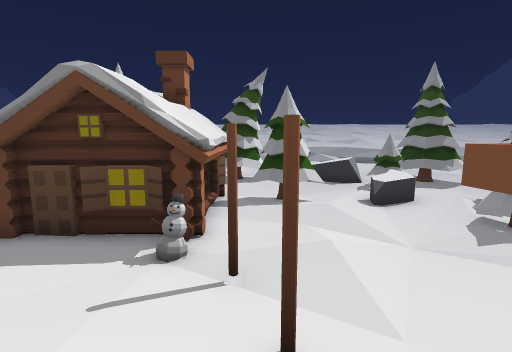
view 1 (above)

24 first-person views from a walk through a Unity game level. The camera is 1.5 m above the floor, tilts 8° down and sees 85° across. The floor is counted in squares, 0.72 m on a side. Each view is taken from the middle of a square. On the plan, view 1 faces up. The plan holds only what a view shows up to about 17 squares ahead; the rest is blank. The place goes on beyond the plan. The player is left out. Some surface patterns are stand-ins.

view 2
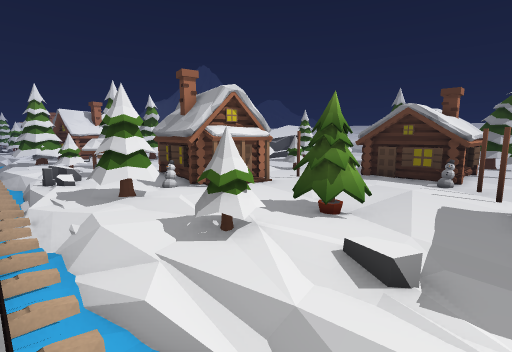

view 3
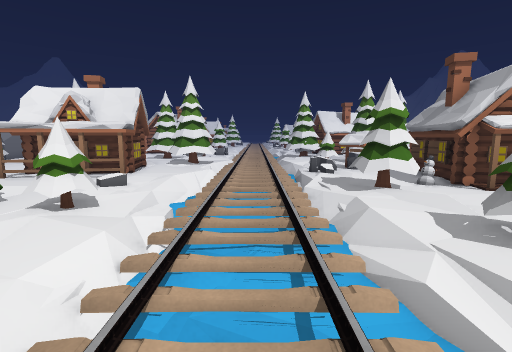

view 4
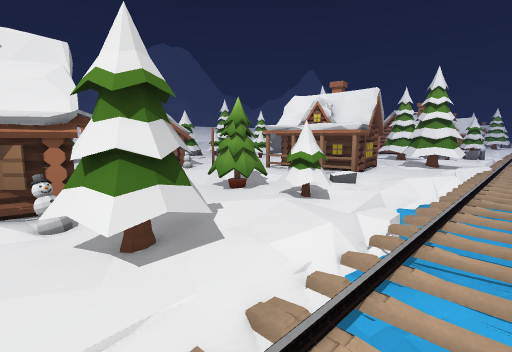

view 5
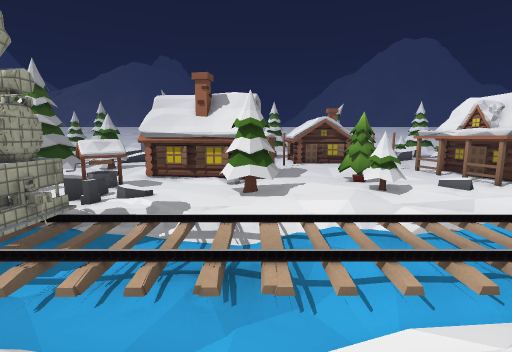

view 6
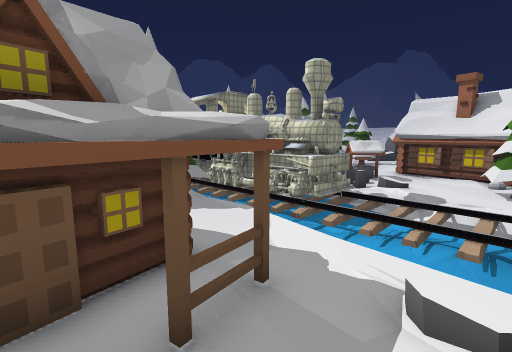

view 7
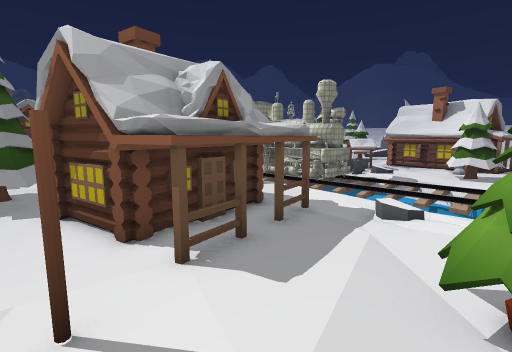

view 8
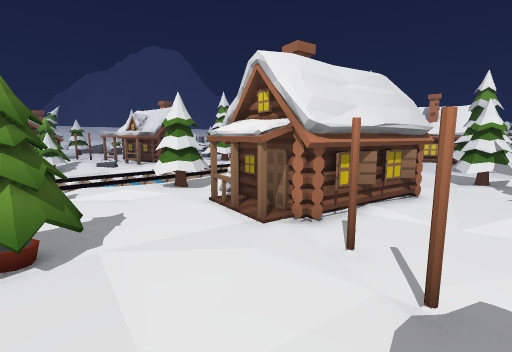

view 9
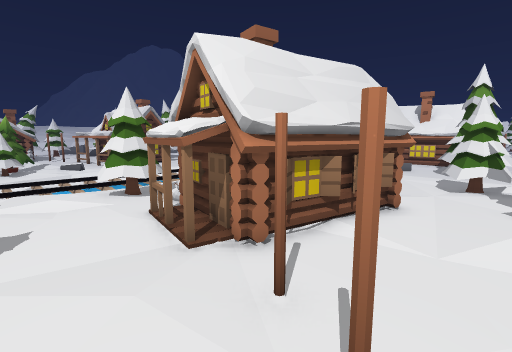

view 10
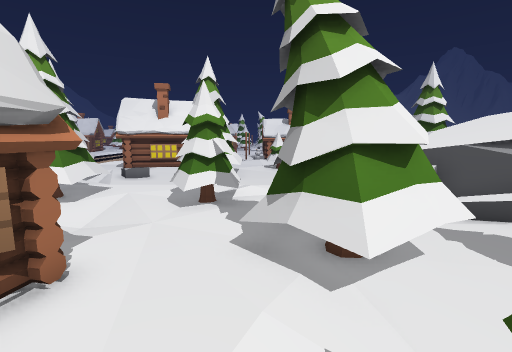

view 11
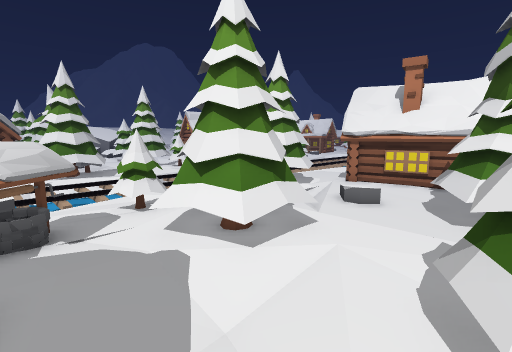

view 12
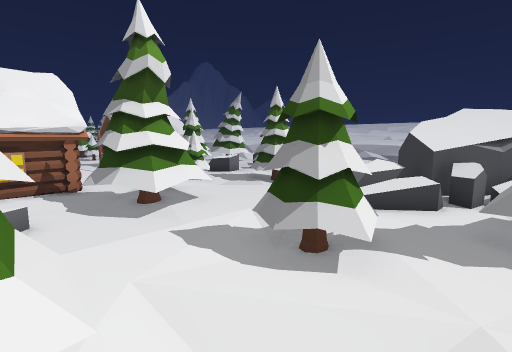

view 13
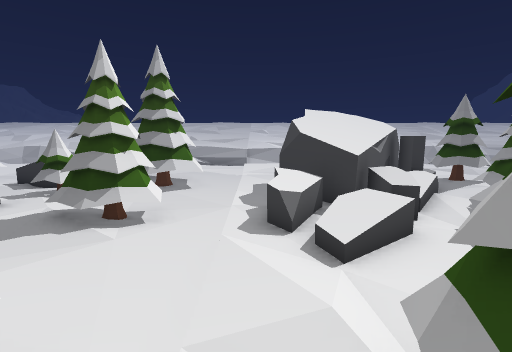

view 14
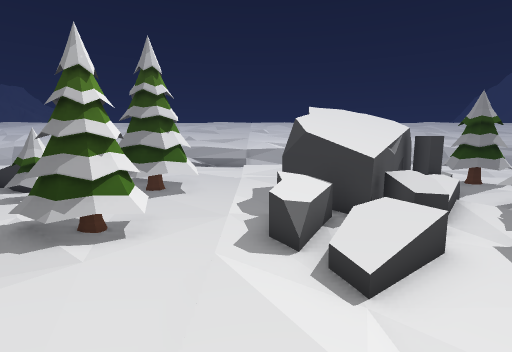

view 15
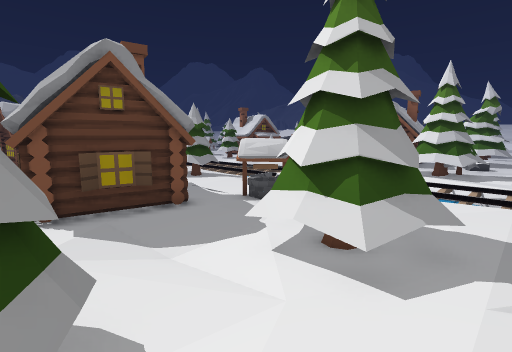

view 16
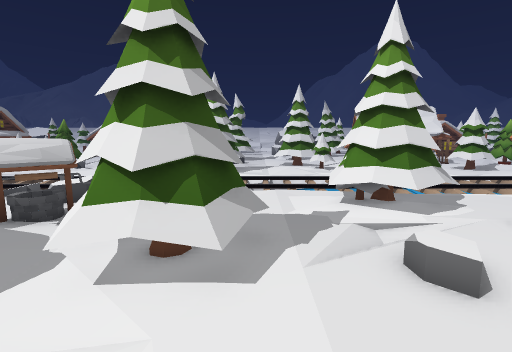

view 17
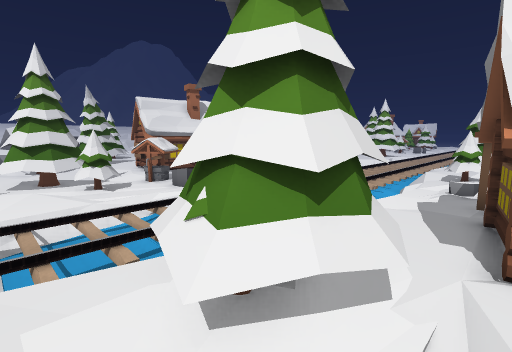

view 18
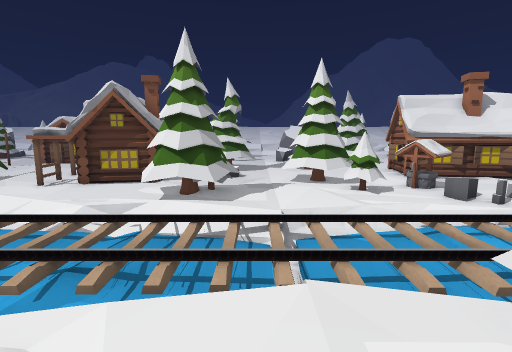

view 19
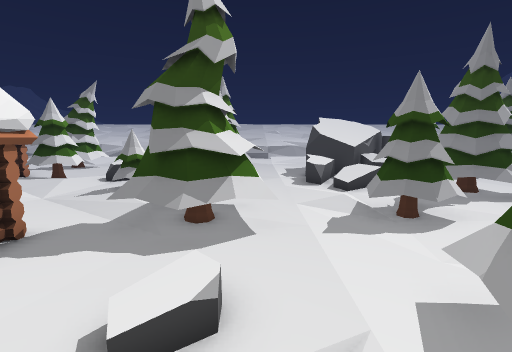

view 20
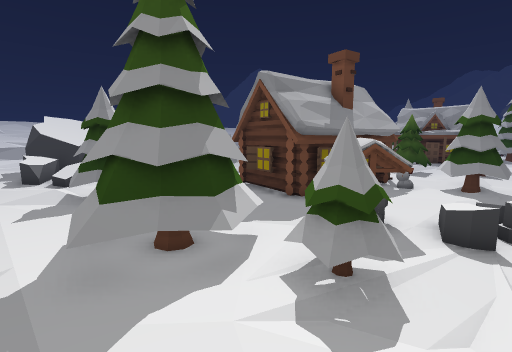

view 21
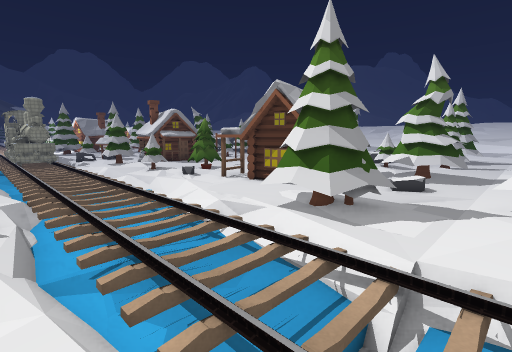

view 22
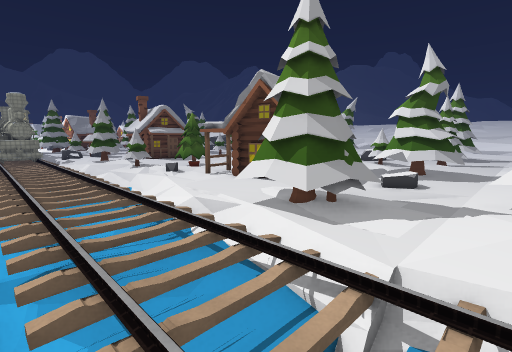

view 23
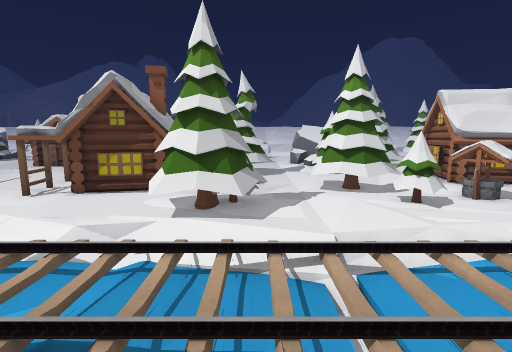

view 24
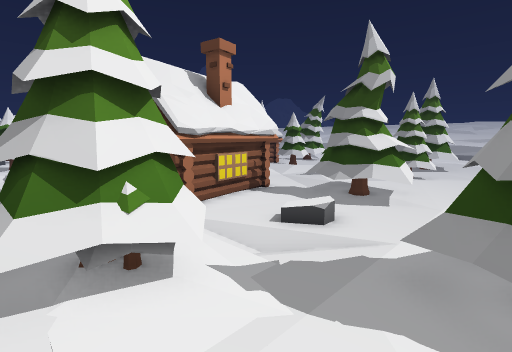

### Floor plan
Key: @ floor where view 1 was taken; # wall or solid block; . main floor; : floor 0.25 m higher than the main floor; - floor 0.25 m lower than the main floor; _ floor 0.5 m lower than the main floor; < floor 0.75 m lower than the main floor; ( floor 1 m lower than the main floor; / step, stairs or slope; = window, fence, low wall or low ledge; ^ raised ledge; T tree; H house; O other object.
Columns run from 30 left of view 1 to 6 right of it. Each row starts with its distance up from view 1.
 20          //
 19       .....         ...
 18     .......         ...
 17     .......         ...
 16        ....
 15      TT...-      TT           T   =
 14 #=  TTTT..   ^^# TTT        TTT   #=.
 13 ==  TTT..-  ^^^#/..          TT...==T
 12 .TT  T...-#^^^##-..          ..---.TT
 11  .T. --..-#^^^ =TT            -  ...T
 10  ==.  T-..^^^=:.TT          HHTT .#=.
  9 .=..TTT..=^/^^...          HHHTTT.==.
  8 .....TT...^OO.T T..        HHH.......
  7 -.TT-...../O..TTTT-OO      HHH......T
  6 -.TT-.........TTTT.OO   HHHHHH...-..T
  5 -.............TTT..-----....==...--.
  4 --... TT.-TTT......----#......#..--
  3  ...TTTT..TTT...H.-.-.#.........--...
  2  .H.TTTT..-T....HHHHHH........#.....H
  1  HHH.TTT....---.HHHHHHH........HHH#HH
  0   HH.......T---.#    HH....-..@HHHHHH
 -1   HH..O..TTTT-.HHHHH HH..-TTT..HHHH H
 -2   HH..//.TTTT-..HHHHHHH..-TTT..HHHH
 -3 H#HH./-..TTTT-#^.--H#H...--T...HHHH
 -4 H...TTT...TT.=^^.....T..........HHH
 -5 ...TTTTT...TT #^....TTT...TT.//.-....
 -6 ... TTTT....T.#=./..TTT...T../.......
 -7 //-/TTT.....-/#==/.---././//__/////.-
 -8        //-////////////////<<<<////
 -9     //-/-/////////-/-///////--////=^#
-10     ///_(<_//////____/////_<__/// ###
-11  _/////#=/_//==/==____===//_</= /=##
-12  _////-# ///////  <  -   /// /  / ##
-13 .==/--....TTTT-.//////////./.---./#==
-14 .#=..T....TTTT......./..T...TTT..//##
-15 .##=TT....TTTT....-.//.TTT..TTT.....^
-16  ^^#.TT... T ....HHH.........  ....#^
-17 ..^-TTTT..//.HH#HHHH....T-...HHH--.
-18 HH.. TTTT-//  H HHHH..-TTT..HHHHHHHH
-19 HH.-   T..O/  HHHHHH...TT-..HHHHHHHH
-20  H---  ....   HH HHH...-....HH     H
-21 HH---.....TTT HH HHH........
-22 HH.-.  ..TTTT          ...
-23      TT-.TTTT
-24        ...
-25         ....
-26         ....          OO
-27         ....
-28         ...O
-29         ..OO

Positions as (right, up) in squares from view 1, and headings:
1: (0, 0), facing up
2: (1, -9), facing up-left
3: (1, -10), facing left
4: (1, -10), facing down-left
5: (-1, -4), facing down
6: (-1, -1), facing down-right
7: (-3, 3), facing down-right
8: (-3, 5), facing down-left
9: (-5, 5), facing down-left
10: (-10, 5), facing left
11: (-15, 3), facing down-left
12: (-16, -1), facing up-left
13: (-21, 2), facing up
14: (-21, 3), facing up
15: (-22, 3), facing down-right
16: (-21, 3), facing down
17: (-22, -3), facing down-left
18: (-21, -4), facing down
19: (-23, -4), facing up
20: (-22, -7), facing up-right
21: (-23, -7), facing down-right
22: (-23, -8), facing down-right
23: (-20, -6), facing down
24: (-20, -7), facing up-left
